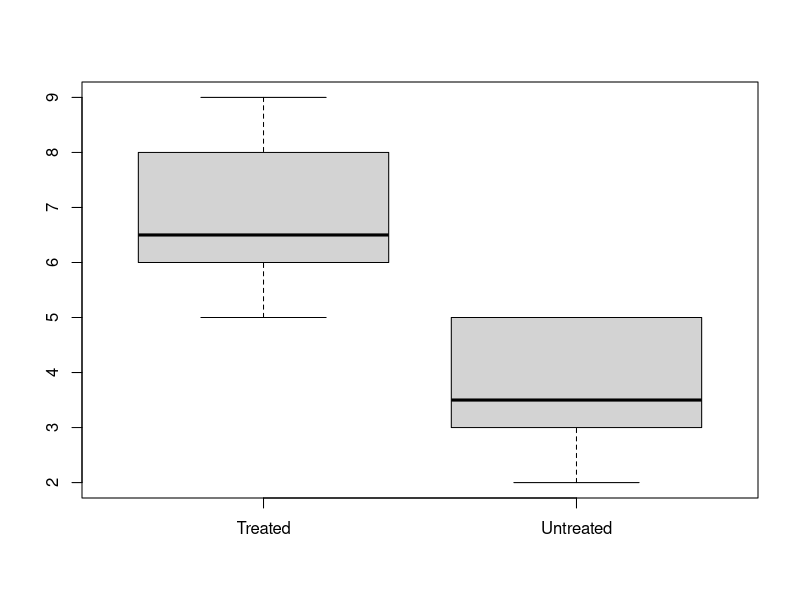

Here is the R script that generated this plot:
## ---- chunk 1
options(digits = 3)
knitr::opts_knit$set(cache = TRUE,
                     tidy = TRUE,
                     tidy.opts = list(blank = FALSE, width.cutoff = 60))
library(ggplot2)
## ---- chunk 2
apply(X = cars, MARGIN = 2, FUN = mean) # apply over columns
## ---- chunk 3
df <- data.frame(x = 1:5, y = 6:10)
minus_one_squared <- function(x) (x-1)^2
apply(X = df, MARGIN = c(1,2), FUN = minus_one_squared)
## ---- chunk 4
head(women, n=3)
women$bmi <- apply(X = women, 
                   MARGIN = 1, 
                   FUN = function(x) (x[2] / x[1]^2) * 703)
head(women, n=4)
## ---- chunk 5
# function sums and powers up
spwr <- function(x, p = 2) {sum(x)^p}
# a simple dataframe
df <- data.frame(a = 1:5, b = 6:10)
df
# spwr will use the default value for p (p = 2)
apply(X = df, MARGIN = 1, FUN = spwr) 
# pass power p = 3 to function spwr (argument names omitted)
apply(df, 1, spwr, p = 3) 
## ---- chunk 6
myNumbers = list(
    one = c(1, 3, 4), 
    two = c(3, 2, 6, 1), 
    three = c(5, 7, 6, 8, 9))
lapply(X = myNumbers, FUN = mean)
## ---- chunk 7
lapply(X = myNumbers, FUN = sqrt)
## ---- chunk 8
myNumbers = list(
    one = c(1, 3, 4),
    two = c(3, 2, 6, 1),
    three = c(5, 7, 6, 8, 9))
sapply(X = myNumbers, FUN = mean)
## ---- chunk 9
sapply(X = myNumbers, FUN = sqrt)
## ---- chunk 10
lapply(X = cars, FUN = mean)
sapply(X = cars, FUN = mean) 
## ---- chunk 11
tapply(X = chickwts$weight, INDEX = chickwts$feed, FUN = sd)
## ---- chunk 12
myData <- data.frame(
    response = c(5, 8, 4, 5, 9, 3, 6, 7, 3, 6, 5, 2),
    treatment = factor(
        c("UT", "T", "UT", "UT", "T", "UT", "T", "T", "UT", "T", "T", "UT")))
splData <- split(x = myData, f = myData$treatment)
str(splData)
boxplot(splData$T$response, splData$UT$response, 
        names = c("Treated", "Untreated"))
## ---- chunk 13
split(x = rnorm(10), f = rep(c("sick", "healthy"), each=5))
## ---- chunk 14
aggregate(Temp ~ Month, 
          data = airquality, 
          FUN = mean)
## ---- chunk 15
##two dependents
aggregate(cbind(Temp, Ozone) ~ Month, 
          data = airquality, 
          FUN = mean)
##all
aggregate(. ~ Month, 
          data = airquality, 
          FUN = mean)
## ---- chunk 16
airquality$Temp_factor <- cut(airquality$Temp, 
                              breaks = 2, 
                              labels = c("low", "high"))
aggregate(Ozone ~ Month + Temp_factor, 
          data = airquality, 
          FUN = mean)
## ---- chunk 17
aggregate(x = chickwts$weight, 
          by = list(feed = chickwts$feed), 
          FUN = mean)
## ---- chunk 18
aggregate(x = airquality$Wind, 
          by = list(month = airquality$Month, temperature = airquality$Temp_factor), 
          FUN = mean)
## ---- chunk 19
aggregate(weight ~ feed, 
          data = chickwts, 
          FUN = mean)
## ---- chunk 20
head(aggregate(x = chickwts$weight, 
               by = list(feed = chickwts$feed), 
               FUN = mean), n=3)
## ---- chunk 21
tapply(chickwts$weight, chickwts$feed, mean)
with(chickwts, tapply(weight, feed, mean))
## ---- chunk 22
sapply(split(chickwts, chickwts$feed), function(x){mean(x$weight)})
## ---- chunk 23
library(dplyr)
group_by(chickwts, feed) %>% 
  summarise(mean_weigth = mean(weight))
